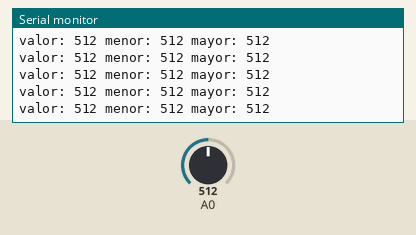
A sketch run on a simulated Arduino Uno, built with avr-gcc and run on an emulated ATmega328P. Parts: the last lines printed to the serial monitor. Inputs (shaded band) come from the test bench; at power-on: A0 = 512.

Above: at 1.2 s.
1.3 s: A0 set to 716
At 1.56 s:
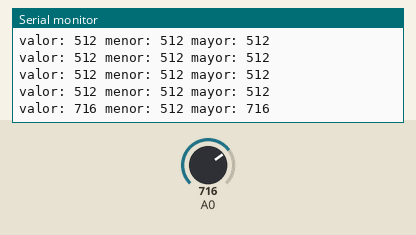
2.8 s: A0 set to 900
At 2.97 s:
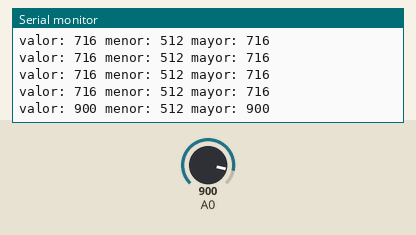
Timing chart, 0 to 5.8 s (numbered marks = the images above; inputs shaded):
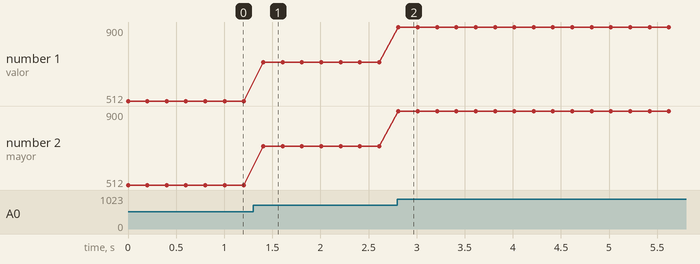

The sketch:

potenciometro.ino
```cpp
int menor=1025,mayor=0;
void setup() // Se ejecuta cada vez que el Arduino se inicia
{
Serial.begin(9600); //Inicia comunicación serial
}

void loop() // Esta funcion se mantiene ejecutando
{ // cuando este energizado el Arduino
//Guardar en una variable entera el valor del potenciómetro 0 a 1024
int valor= analogRead(0);
//Imprime en la consola serial el valor de la variable
if (menor > valor) menor=valor;
if (mayor < valor) mayor=valor;
Serial.print("valor: ");
Serial.print(valor);
Serial.print(" menor: ");
Serial.print(menor);
Serial.print(" mayor: ");
Serial.println(mayor);

//Retardo para la visualización de datos en la consola
delay(200);


}
```

Measured:
- after the input at 1.3 s, the serial monitor: prints a new line after 0.11 s (image 1)
- after the input at 2.8 s, the serial monitor: prints a new line at once (image 2)
- plotted number 1: 512 → 716 after the input at 1.3 s, 716 → 900 after the input at 2.8 s
- plotted number 2: 512 → 716 after the input at 1.3 s, 716 → 900 after the input at 2.8 s
